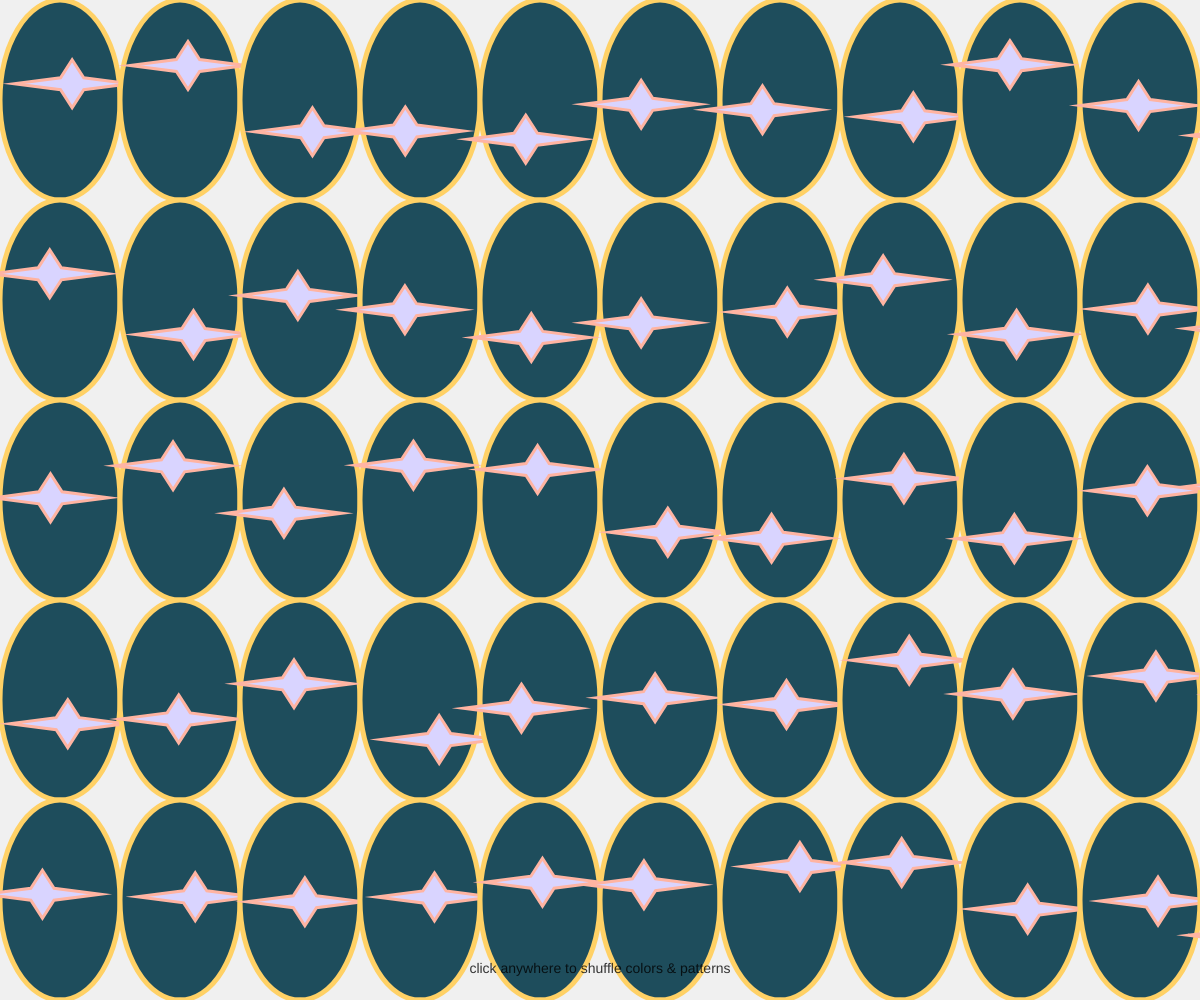
Frame 1 (no input)
Frame 60 (no input): identical to frame 1, image omitted
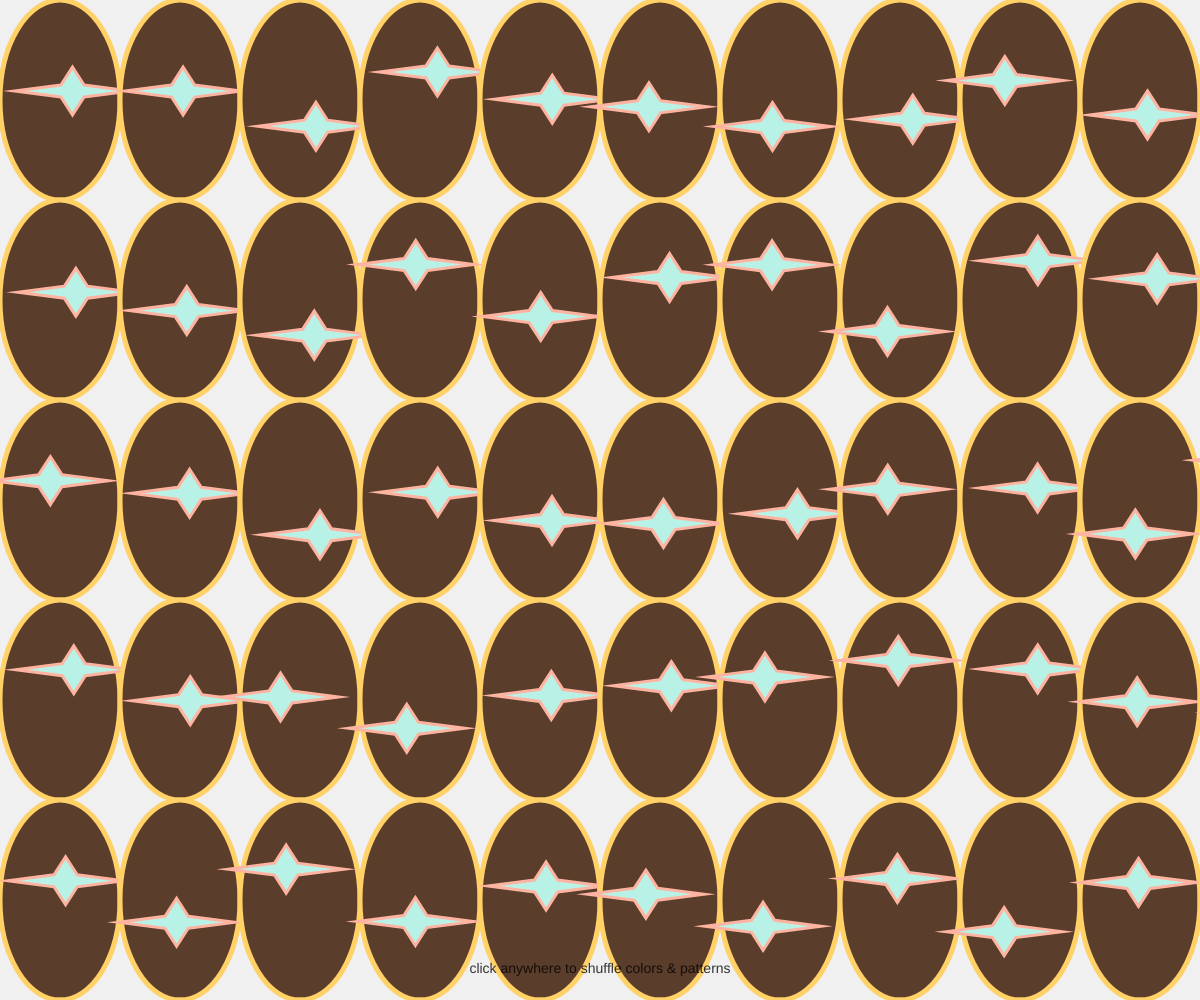
Frame 120 (the mouse pressed at the canvas centre since frame 60)

The p5.js sketch that drew these frames (run headless with seeded random() and noise() and a simulated clock; from frame 60 on, the mouse is pressed at the canvas centre):

// p5.js sketch
// ── sketch.js
let bgColors = ['#6B3E3E', '#4B2E83', '#1E4D5C', '#5A3D2B'];
let starColors = ['#D9D4FF', '#FFE9A8', '#B8F2E6', '#FFD6E0'];
let outlineColors = ['#C77DFF', '#8BE28B', '#FFB4A2', '#80CFFF'];
let borderColors = ['#8BE28B', '#FFD166', '#A0C4FF', '#FF99C8'];

let currentBg;
let currentStar;
let currentOutline;
let currentBorder;

let starOffsetX = [];
let starOffsetY = [];

function setup() {
  createCanvas(windowWidth, windowHeight);
  chooseColors();
  makeOffsets();
}

function draw() {
  background(240);

  let spacingX = 120;
  let spacingY = 200;

  let count = 0;

  for (let x = spacingX / 2; x < width + spacingX; x += spacingX) {
    for (let y = spacingY / 2; y < height + spacingY; y += spacingY) {
      drawPattern(x, y, count);
      count++;
    }
  }

  // Hint text — visible for 20 seconds, fades out in the last 2 seconds
  let elapsed = millis();
  let fadeStart = 18000;
  let fadeEnd = 20000;
  if (elapsed < fadeEnd) {
    let alpha = elapsed > fadeStart ? map(elapsed, fadeStart, fadeEnd, 200, 0) : 200;
    noStroke();
    fill(0, alpha);
    textSize(14);
    textAlign(CENTER, BOTTOM);
    text("click anywhere to shuffle colors & patterns", width / 2, height - 24);
  }
}

function drawPattern(x, y, count) {
  push();
  translate(x, y);

  // ellipse
  fill(currentBg);
  stroke(currentBorder);
  strokeWeight(5);
  ellipse(0, 0, 120, 200);

  // star
  fill(currentStar);
  stroke(currentOutline);
  strokeWeight(3);

  drawStar(starOffsetX[count], starOffsetY[count], 58, 24);

  pop();
}

function drawStar(x, y, w, h) {
  beginShape();

  vertex(x, y - h);
  vertex(x + w * 0.2, y - h * 0.25);
  vertex(x + w, y);
  vertex(x + w * 0.2, y + h * 0.25);
  vertex(x, y + h);
  vertex(x - w * 0.2, y + h * 0.25);
  vertex(x - w, y);
  vertex(x - w * 0.2, y - h * 0.25);

  endShape(CLOSE);
}

function chooseColors() {
  currentBg = random(bgColors);
  currentStar = random(starColors);
  currentOutline = random(outlineColors);
  currentBorder = random(borderColors);
}

function makeOffsets() {
  starOffsetX = [];
  starOffsetY = [];

  let spacingX = 120;
  let spacingY = 200;

  for (let x = spacingX / 2; x < width + spacingX; x += spacingX) {
    for (let y = spacingY / 2; y < height + spacingY; y += spacingY) {
      starOffsetX.push(random(-20, 20));
      starOffsetY.push(random(-40, 40));
    }
  }
}

function mousePressed() {
  chooseColors();
  makeOffsets();
}

function windowResized() {
  resizeCanvas(windowWidth, windowHeight);
  makeOffsets();
}
